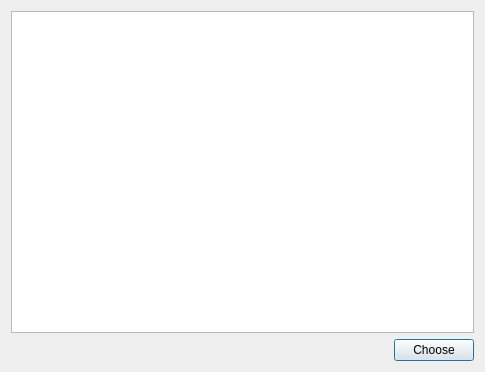
<?xml version="1.0" encoding="UTF-8"?>
<ui version="4.0">
 <class>UsersListDialog</class>
 <widget class="QDialog" name="UsersListDialog">
  <property name="geometry">
   <rect>
    <x>0</x>
    <y>0</y>
    <width>485</width>
    <height>372</height>
   </rect>
  </property>
  <property name="windowTitle">
   <string>Select Users</string>
  </property>
  <layout class="QGridLayout" name="gridLayout">
   <item row="2" column="0">
    <spacer name="horizontalSpacer">
     <property name="orientation">
      <enum>Qt::Horizontal</enum>
     </property>
     <property name="sizeHint" stdset="0">
      <size>
       <width>383</width>
       <height>20</height>
      </size>
     </property>
    </spacer>
   </item>
   <item row="2" column="1">
    <widget class="QPushButton" name="choose">
     <property name="text">
      <string>Choose</string>
     </property>
    </widget>
   </item>
   <item row="1" column="0" colspan="2">
    <widget class="QListWidget" name="usersList"/>
   </item>
  </layout>
 </widget>
 <resources/>
 <connections/>
</ui>
